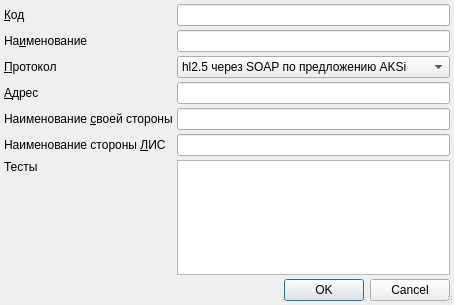
<?xml version="1.0" encoding="UTF-8"?>
<ui version="4.0">
 <class>LaboratoryEditorDialog</class>
 <widget class="QDialog" name="LaboratoryEditorDialog">
  <property name="geometry">
   <rect>
    <x>0</x>
    <y>0</y>
    <width>410</width>
    <height>305</height>
   </rect>
  </property>
  <property name="windowTitle">
   <string>ChangeMe!</string>
  </property>
  <property name="sizeGripEnabled">
   <bool>true</bool>
  </property>
  <layout class="QGridLayout">
   <property name="margin">
    <number>4</number>
   </property>
   <property name="spacing">
    <number>4</number>
   </property>
   <item row="5" column="1">
    <widget class="QLineEdit" name="edtLabName"/>
   </item>
   <item row="0" column="1">
    <widget class="QLineEdit" name="edtCode"/>
   </item>
   <item row="2" column="1">
    <widget class="QComboBox" name="cmbProtocol">
     <item>
      <property name="text">
       <string>hl2.5 через SOAP по предложению AKSi</string>
      </property>
     </item>
     <item>
      <property name="text">
       <string>Обмен файлами по ASTM E-1381 и E-1394</string>
      </property>
     </item>
    </widget>
   </item>
   <item row="4" column="0">
    <widget class="QLabel" name="lblOwnName">
     <property name="sizePolicy">
      <sizepolicy hsizetype="Maximum" vsizetype="Preferred">
       <horstretch>0</horstretch>
       <verstretch>0</verstretch>
      </sizepolicy>
     </property>
     <property name="text">
      <string>Наименование &amp;своей стороны</string>
     </property>
     <property name="buddy">
      <cstring>edtOwnName</cstring>
     </property>
    </widget>
   </item>
   <item row="2" column="0">
    <widget class="QLabel" name="lblProtocol">
     <property name="sizePolicy">
      <sizepolicy hsizetype="Maximum" vsizetype="Preferred">
       <horstretch>0</horstretch>
       <verstretch>0</verstretch>
      </sizepolicy>
     </property>
     <property name="text">
      <string>&amp;Протокол</string>
     </property>
     <property name="buddy">
      <cstring>cmbProtocol</cstring>
     </property>
    </widget>
   </item>
   <item row="3" column="1">
    <widget class="QLineEdit" name="edtAddress"/>
   </item>
   <item row="6" column="1" rowspan="2">
    <widget class="CInDocTableView" name="tblTests"/>
   </item>
   <item row="1" column="1">
    <widget class="QLineEdit" name="edtName">
     <property name="minimumSize">
      <size>
       <width>200</width>
       <height>0</height>
      </size>
     </property>
    </widget>
   </item>
   <item row="0" column="0">
    <widget class="QLabel" name="lblCode">
     <property name="sizePolicy">
      <sizepolicy hsizetype="Maximum" vsizetype="Preferred">
       <horstretch>0</horstretch>
       <verstretch>0</verstretch>
      </sizepolicy>
     </property>
     <property name="text">
      <string>&amp;Код</string>
     </property>
     <property name="buddy">
      <cstring>edtCode</cstring>
     </property>
    </widget>
   </item>
   <item row="4" column="1">
    <widget class="QLineEdit" name="edtOwnName"/>
   </item>
   <item row="1" column="0">
    <widget class="QLabel" name="lblName">
     <property name="sizePolicy">
      <sizepolicy hsizetype="Maximum" vsizetype="Preferred">
       <horstretch>0</horstretch>
       <verstretch>0</verstretch>
      </sizepolicy>
     </property>
     <property name="text">
      <string>На&amp;именование</string>
     </property>
     <property name="buddy">
      <cstring>edtName</cstring>
     </property>
    </widget>
   </item>
   <item row="3" column="0">
    <widget class="QLabel" name="lblAddress">
     <property name="sizePolicy">
      <sizepolicy hsizetype="Maximum" vsizetype="Preferred">
       <horstretch>0</horstretch>
       <verstretch>0</verstretch>
      </sizepolicy>
     </property>
     <property name="text">
      <string>&amp;Адрес</string>
     </property>
     <property name="buddy">
      <cstring>edtAddress</cstring>
     </property>
    </widget>
   </item>
   <item row="5" column="0">
    <widget class="QLabel" name="lblLabName">
     <property name="sizePolicy">
      <sizepolicy hsizetype="Maximum" vsizetype="Preferred">
       <horstretch>0</horstretch>
       <verstretch>0</verstretch>
      </sizepolicy>
     </property>
     <property name="text">
      <string>Наименование стороны &amp;ЛИС</string>
     </property>
     <property name="buddy">
      <cstring>edtLabName</cstring>
     </property>
    </widget>
   </item>
   <item row="6" column="0">
    <widget class="QLabel" name="label">
     <property name="sizePolicy">
      <sizepolicy hsizetype="Maximum" vsizetype="Preferred">
       <horstretch>0</horstretch>
       <verstretch>0</verstretch>
      </sizepolicy>
     </property>
     <property name="text">
      <string>Тесты</string>
     </property>
     <property name="buddy">
      <cstring>tblTests</cstring>
     </property>
    </widget>
   </item>
   <item row="7" column="0">
    <spacer name="verticalSpacer">
     <property name="orientation">
      <enum>Qt::Vertical</enum>
     </property>
     <property name="sizeHint" stdset="0">
      <size>
       <width>20</width>
       <height>40</height>
      </size>
     </property>
    </spacer>
   </item>
   <item row="8" column="0" colspan="2">
    <widget class="QDialogButtonBox" name="buttonBox">
     <property name="standardButtons">
      <set>QDialogButtonBox::Cancel|QDialogButtonBox::Ok</set>
     </property>
    </widget>
   </item>
  </layout>
 </widget>
 <customwidgets>
  <customwidget>
   <class>CInDocTableView</class>
   <extends>QTableView</extends>
   <header>library/InDocTable.h</header>
  </customwidget>
 </customwidgets>
 <tabstops>
  <tabstop>edtCode</tabstop>
  <tabstop>edtName</tabstop>
  <tabstop>cmbProtocol</tabstop>
  <tabstop>edtAddress</tabstop>
  <tabstop>edtOwnName</tabstop>
  <tabstop>edtLabName</tabstop>
  <tabstop>tblTests</tabstop>
 </tabstops>
 <resources/>
 <connections>
  <connection>
   <sender>buttonBox</sender>
   <signal>accepted()</signal>
   <receiver>LaboratoryEditorDialog</receiver>
   <slot>accept()</slot>
   <hints>
    <hint type="sourcelabel">
     <x>293</x>
     <y>288</y>
    </hint>
    <hint type="destinationlabel">
     <x>293</x>
     <y>152</y>
    </hint>
   </hints>
  </connection>
  <connection>
   <sender>buttonBox</sender>
   <signal>rejected()</signal>
   <receiver>LaboratoryEditorDialog</receiver>
   <slot>reject()</slot>
   <hints>
    <hint type="sourcelabel">
     <x>293</x>
     <y>288</y>
    </hint>
    <hint type="destinationlabel">
     <x>293</x>
     <y>152</y>
    </hint>
   </hints>
  </connection>
 </connections>
</ui>
